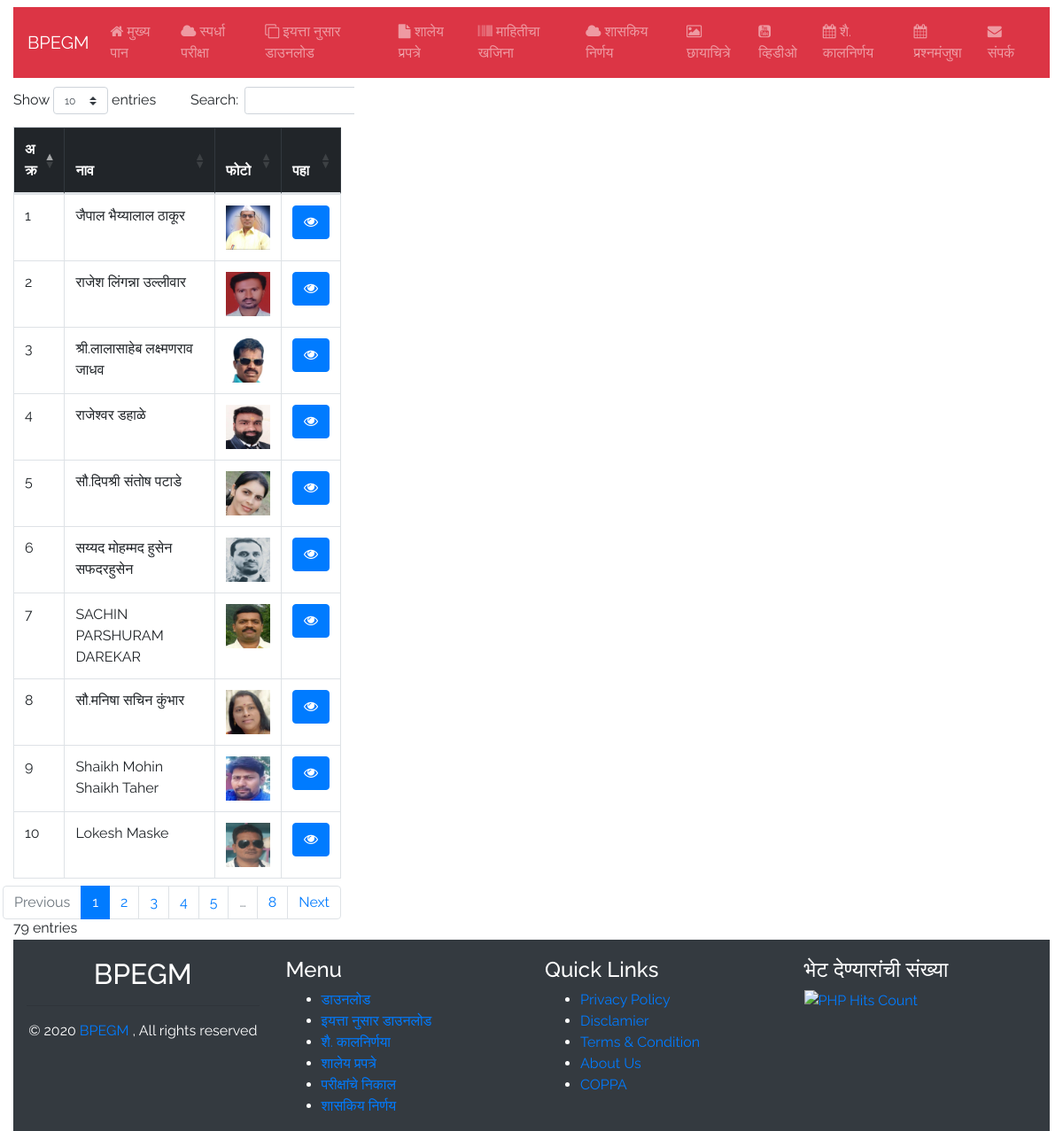
Screenshot of /google-ntp-server.php with the database file from the repository.
### tables this page shows
CREATE TABLE `uploaderby` (
  `id` int(11) NOT NULL,
  `name` varchar(250) NOT NULL,
  `schoolName` varchar(250) NOT NULL,
  `mobile` varchar(250) NOT NULL,
  `info` text NOT NULL,
  `image` varchar(250) NOT NULL,
  `password` varchar(255) NOT NULL
);

### google-ntp-server.php (the view, shortened to what this page needs)
<?php
require_once('inc/db.php');
include('inc/top.php');
?>
    <div class="container-fluid">
        <div class="row">
            <div class="col-lg-12">
                <?php include('inc/navbar.php');?>
            </div>
        </div>
        <div class="row" style="margin-top:10px;">
            <div class="col-md-4 table-responsive" id="tbl">
                <table class="table table-bordered " id="table2excel">
                    <thead class="table-dark">
                        <tr>
                            <th scope="col">अ क्र</th>
                            <th scope="col">नाव </th>
                            <th scope="col">फोटो </th>
                            <th scope="col">पहा </th>
                        </tr>
                    </thead>
                    <tbody id="">
                        <?php
                           $download = "SELECT * FROM uploaderby ORDER BY id DESC ";
                            $run_download = mysqli_query($con, $download);
                            $ia=0;
                            while($row_download = mysqli_fetch_array($run_download)){
                                $download_id = $row_download['id'];
                                $name = $row_download['name'];
                                $image = $row_download['image'];
                                $ia=$ia+1;
                                ?>
                            <tr class="">
                                <td>
                                    <?php echo $ia;?>
                                </td>
                                <td>
                                    <?php echo $name;?>
                                </td>
                                <td> <img src="images/<?php echo $image;?>" class="img-fulid" width="50" /> </td>
                                <td><a href="userDetails.php?id=<?php echo $download_id;?>" class="btn btn-primary"><i class="fa fa-eye" aria-hidden="true"></i></a></td>
                            </tr>
                            <?php } ?>
                    </tbody>
                </table>
            </div>
            <div class="col-md-9"> </div>
        </div>
        <div class="container-fluid">
            <div class="row bg-dark" style="padding-top:20px;">
                <?php include('inc/footer.php');?>
            </div>
        </div>
    </div>
    </body>
    </html>

### inc/top.php (style rules this page uses)
body { font-family: 'Raleway'; }

### rows the page displays
uploaderby: name "जैपाल भैय्यालाल ठाकूर", image (picture)
uploaderby: name "राजेश लिंगन्ना उल्लीवार", image (picture)
uploaderby: name "श्री.लालासाहेब लक्ष्मणराव जाधव", image (picture)
uploaderby: name "राजेश्वर डहाळे", image (picture)
uploaderby: name "सौ.दिपश्री संतोष पटाडे", image (picture)
uploaderby: name "सय्यद मोहम्मद हुसेन सफदरहुसेन", image (picture)
uploaderby: name "SACHIN PARSHURAM DAREKAR", image (picture)
uploaderby: name "सौ.मनिषा सचिन कुंभार", image (picture)
uploaderby: name "Shaikh Mohin Shaikh Taher", image (picture)
uploaderby: name "Lokesh Maske", image (picture)
